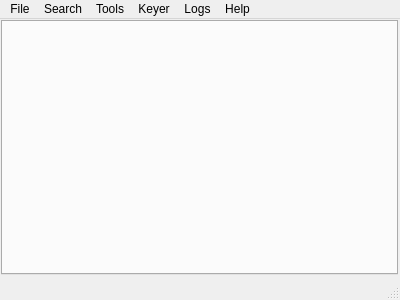
<?xml version="1.0" encoding="UTF-8"?>
<ui version="4.0">
 <class>TLogContainer</class>
 <widget class="QMainWindow" name="TLogContainer">
  <property name="geometry">
   <rect>
    <x>0</x>
    <y>0</y>
    <width>400</width>
    <height>300</height>
   </rect>
  </property>
  <property name="windowTitle">
   <string/>
  </property>
  <widget class="QWidget" name="centralWidget">
   <layout class="QVBoxLayout" name="verticalLayout">
    <property name="spacing">
     <number>1</number>
    </property>
    <property name="leftMargin">
     <number>1</number>
    </property>
    <property name="topMargin">
     <number>1</number>
    </property>
    <property name="rightMargin">
     <number>2</number>
    </property>
    <property name="bottomMargin">
     <number>2</number>
    </property>
    <item>
     <widget class="QLogTabWidget" name="ContestPageControl">
      <property name="focusPolicy">
       <enum>Qt::NoFocus</enum>
      </property>
      <property name="movable">
       <bool>true</bool>
      </property>
     </widget>
    </item>
    <item>
     <widget class="MinosKeyboard" name="kbframe">
      <property name="frameShape">
       <enum>QFrame::StyledPanel</enum>
      </property>
      <property name="frameShadow">
       <enum>QFrame::Raised</enum>
      </property>
     </widget>
    </item>
   </layout>
  </widget>
  <widget class="QMenuBar" name="menuBar">
   <property name="geometry">
    <rect>
     <x>0</x>
     <y>0</y>
     <width>400</width>
     <height>21</height>
    </rect>
   </property>
   <widget class="QMenu" name="menuFile">
    <property name="title">
     <string>File</string>
    </property>
   </widget>
   <widget class="QMenu" name="menuSearch">
    <property name="title">
     <string>Search</string>
    </property>
   </widget>
   <widget class="QMenu" name="menuHelp">
    <property name="title">
     <string>Help</string>
    </property>
   </widget>
   <widget class="QMenu" name="menuTools">
    <property name="title">
     <string>Tools</string>
    </property>
   </widget>
   <widget class="QMenu" name="menuKeyer">
    <property name="title">
     <string>Keyer</string>
    </property>
   </widget>
   <widget class="QMenu" name="menuLogs">
    <property name="title">
     <string>Logs</string>
    </property>
   </widget>
   <addaction name="menuFile"/>
   <addaction name="menuSearch"/>
   <addaction name="menuTools"/>
   <addaction name="menuKeyer"/>
   <addaction name="menuLogs"/>
   <addaction name="menuHelp"/>
  </widget>
  <widget class="QStatusBar" name="statusBar"/>
 </widget>
 <layoutdefault spacing="6" margin="11"/>
 <customwidgets>
  <customwidget>
   <class>QLogTabWidget</class>
   <extends>QTabWidget</extends>
   <header>qlogtabwidget.h</header>
   <container>1</container>
  </customwidget>
  <customwidget>
   <class>MinosKeyboard</class>
   <extends>QFrame</extends>
   <header>../MqtBase/minoskeyboard.h</header>
   <container>1</container>
  </customwidget>
 </customwidgets>
 <resources/>
 <connections/>
</ui>
